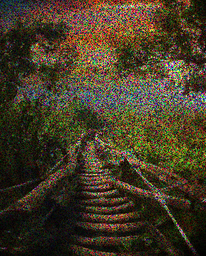
#> input picture filter/image/B.png, 206 x 256 px, shrunk from 299 x 372 before the run
$ jupyter execute filter.ipynb   (shell and % lines are left out)
#> lines starting #> are read from the running program, lines starting #| are printed output that depends on the picture
[cell 1]
import numpy as np
import cv2
import matplotlib.pyplot as plt
img_origin = cv2.imread('./image/B.png')
#> img_origin is the input picture: shape (256, 206, 3); mean B, G, R 38.3, 58.6, 68.7
b,g,r = cv2.split(img_origin)
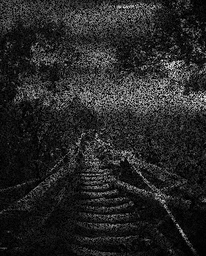
#> b: shape (256, 206); min 0, max 255, mean 38.3
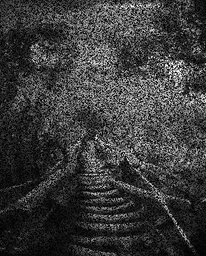
#> g: shape (256, 206); min 0, max 255, mean 58.6
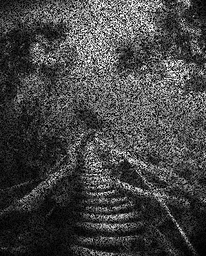
#> r: shape (256, 206); min 0, max 255, mean 68.7
img_origin = cv2.merge([r,g,b])
plt.imshow(img_origin)

## 中值滤波

[cell 2]
img_medianBlur = cv2.medianBlur(img_origin, 3)
img_medianBlur = cv2.medianBlur(img_medianBlur, 3)
img_medianBlur = cv2.medianBlur(img_medianBlur, 3)
plt.subplot(121),plt.imshow(img_origin)
plt.subplot(122),plt.imshow(img_medianBlur)
plt.show()

[cell 3]
img_blur=cv2.blur(img_origin,(5, 5))
plt.subplot(121),plt.imshow(img_origin)
plt.subplot(122),plt.imshow(img_blur)
plt.show()

[cell 4]
img_gaussianBlur=cv2.GaussianBlur(img_origin,(3,3),0)
plt.subplot(121),plt.imshow(img_origin)
plt.subplot(122),plt.imshow(img_gaussianBlur)
plt.show()

[cell 5]
img_bilateral=cv2.bilateralFilter(img_origin,10,10,30)
plt.subplot(121),plt.imshow(img_origin)
plt.subplot(122),plt.imshow(img_bilateral)
plt.show()

[cell 6]
img_NLmeans = cv2.fastNlMeansDenoisingColored(img_origin,None,10,10,7,21)
plt.subplot(121),plt.imshow(img_origin)
plt.subplot(122),plt.imshow(img_NLmeans)
plt.show()

[cell 7]
import cv2
import numpy as np
import matplotlib.pyplot as plt

img_noise = cv2.imread('./image/B.png')
b, g, r = cv2.split(img_noise)
img_noise = cv2.merge([r, g, b])

mask = []
for row in range(img_noise.shape[0]):
    line_mask = []
    for col in range(img_noise.shape[1]):
        if img_noise[row][col][0] != 0 or img_noise[row][col][1] != 0 or img_noise[row][col][2] != 0:
            line_mask.append(1)
        else:
            line_mask.append(0)
    mask.append(line_mask)


def IHMeanMask(image):
    img_mask = image.copy()
    for row in range(image.shape[0]):
        for col in range(image.shape[1]):
            if mask[row][col] == 1:
                img_mask[row][col] = img_noise[row][col]
            else:
                pass
    return img_mask

def IHMeanOperator(roi, q):
    roi = roi.astype(np.float64)
    return np.mean((roi)**(q+1))/np.mean((roi)**(q))

def IHMeanFilter(image, q):
#> called with q = 0.1
    image_filter = np.zeros(image.shape)
    image = cv2.copyMakeBorder(image, 1, 1, 1, 1, cv2.BORDER_DEFAULT)
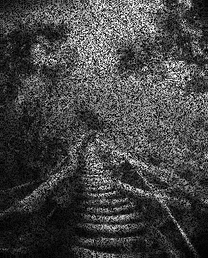
#> image: shape (258, 208); min 0, max 255, mean 68.4
    for i in range(1, image.shape[0]-1):
        for j in range(1, image.shape[1]-1):
            image_filter[i-1, j-1] = IHMeanOperator(image[i-1:i+2, j-1:j+2], q)
#> this loop made 256 passes
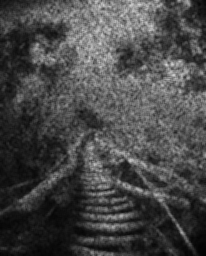
#> image_filter: shape (256, 206) float64; min 3.03, max 213.1, mean 71.8
    image_filter = (image_filter-np.min(image))*(255/np.max(image))
    return image_filter.astype(np.uint8)


def IHMean(image, q):
    r, g, b = cv2.split(image)
    r = IHMeanFilter(r, q)
    g = IHMeanFilter(g, q)
#> call 2 of IHMeanFilter, with q = 0.1
#> after the loop in IHMeanFilter (call 2), `for i in range(1, image.shape[0]-1):`:
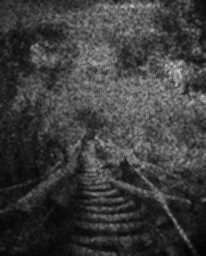
#> image_filter: shape (256, 206) float64; min 2.76, max 206.3, mean 61.2
    b = IHMeanFilter(b, q)
#> call 3 of IHMeanFilter, with q = 0.1
#> in IHMeanFilter (call 3), `image = cv2.copyMakeBorder(image, 1, 1, 1, 1, cv2.BORDER_DEFAULT)`:
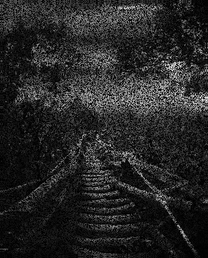
#> image: shape (258, 208); min 0, max 255, mean 38.1
#> after the loop in IHMeanFilter (call 3), `for i in range(1, image.shape[0]-1):`:
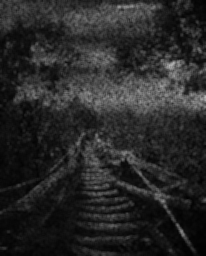
#> image_filter: shape (256, 206) float64; min 1.3, max 181.9, mean 40.3
    return cv2.merge([r, g, b])
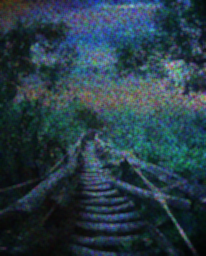
#> returned value: shape (256, 206, 3); mean of channels 0, 1, 2 71.3, 60.7, 39.8; drawn as B, G, R


def IHMeanEpoch(img_IHMean):
    img_IHMean = IHMeanMask(img_IHMean)
    img_IHMean = IHMean(img_IHMean, 0.1)
    return img_IHMean


plt.subplot(221), plt.imshow(img_noise)
img_IHMean = IHMean(img_noise, 0.1)
plt.subplot(222), plt.imshow(img_IHMean)
img_IHMean = IHMeanEpoch(img_IHMean)
plt.subplot(223), plt.imshow(img_IHMean)
for i in range(3):
    img_IHMean = IHMeanEpoch(img_IHMean)
plt.subplot(224), plt.imshow(img_IHMean)
plt.show()
r, g, b = cv2.split(img_IHMean)
img_IHMean = cv2.merge([b, g, r])
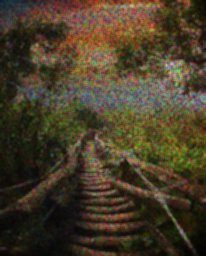
#> img_IHMean: shape (256, 206, 3); mean B, G, R 39.8, 60.7, 71.3
cv2.imwrite("1.png", img_IHMean)
#> Out = True
